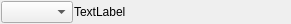
<?xml version="1.0" encoding="UTF-8"?>
<ui version="4.0">
 <class>DatabaseItemUI</class>
 <widget class="QWidget" name="DatabaseItemUI">
  <property name="geometry">
   <rect>
    <x>0</x>
    <y>0</y>
    <width>291</width>
    <height>24</height>
   </rect>
  </property>
  <property name="windowTitle">
   <string>Form</string>
  </property>
  <layout class="QHBoxLayout" name="horizontalLayout" stretch="0,1">
   <property name="spacing">
  <number>1</number>
</property>
   <property name="leftMargin">
  <number>1</number>
</property>
   <property name="topMargin">
  <number>1</number>
</property>
   <property name="rightMargin">
  <number>1</number>
</property>
   <property name="bottomMargin">
  <number>1</number>
</property>
   <item>
    <widget class="QComboBox" name="bus"/>
   </item>
   <item>
    <widget class="QLabel" name="database">
     <property name="text">
      <string>TextLabel</string>
     </property>
    </widget>
   </item>
  </layout>
 </widget>
 <resources/>
 <connections/>
</ui>
